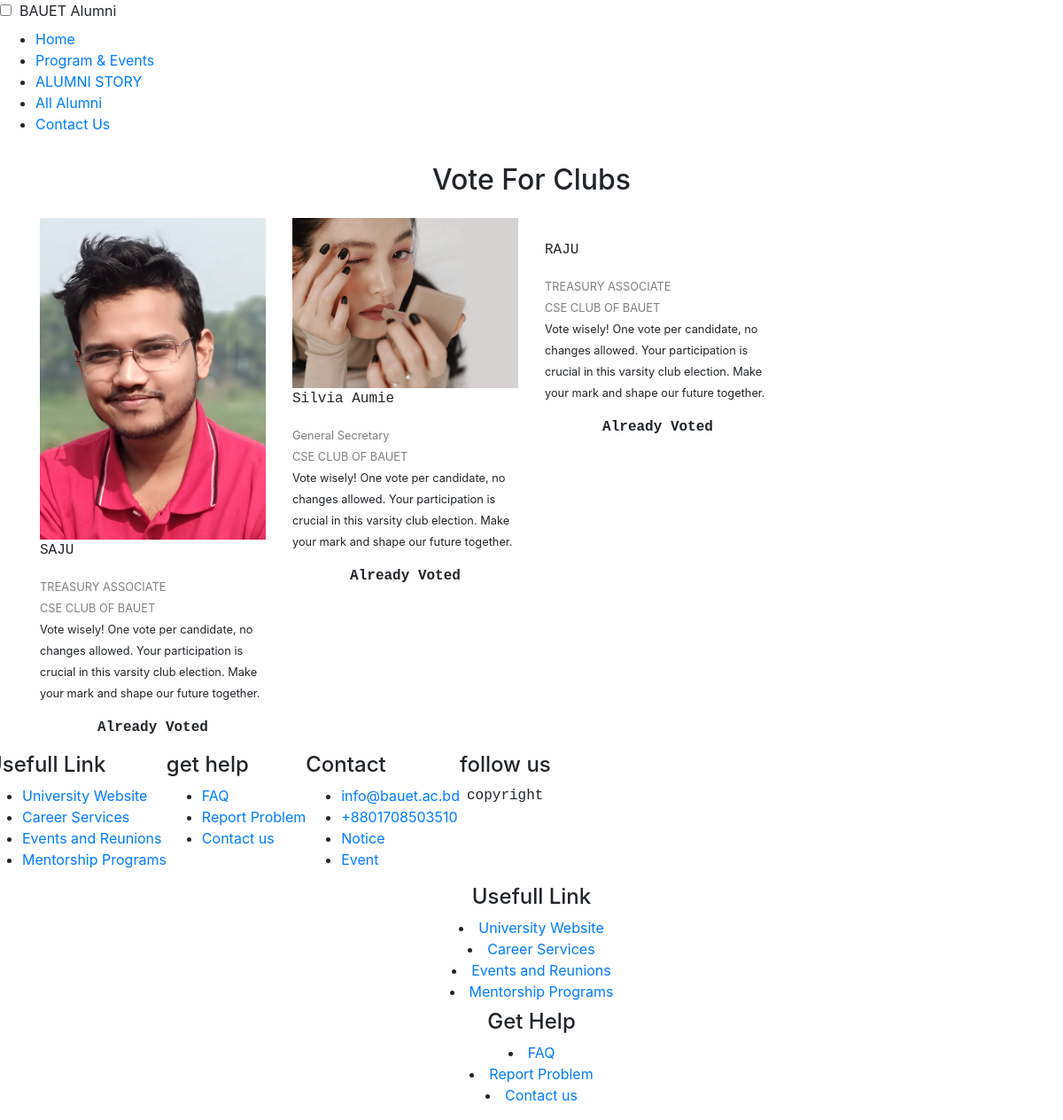
/test3.php (signed in), run on the app's committed database.
### tables this page shows
CREATE TABLE `vote_candidates` (
  `id` int NOT NULL,
  `student_id` int NOT NULL,
  `name` varchar(255) NOT NULL,
  `post` varchar(255) NOT NULL,
  `club` varchar(255) NOT NULL,
  `image` varchar(1024) DEFAULT NULL
);

### test3.php (the view, shortened to what this page needs)
<!DOCTYPE html>
<html>
<head>
    <link rel="stylesheet" type="text/css" href="css/bootstrap.css" />
</head>
<body>
<?php
include 'nav.php';
?>
<div class="container py-3 text-center">
        <h2>Vote For Clubs</h2>
</div>
<?php
    $host = 'localhost';
    $username = 'root';
    $password = '';
    $database = 'alumni';
    $pdo = new PDO("mysql:host=$host;dbname=$database", $username, $password);
    $email = isset($_SESSION['email'])? $_SESSION['email'] : null;
    $stmt = $pdo->prepare("SELECT `student_id` FROM `students` WHERE email = :email");
    $stmt->bindParam(':email', $email);
    $stmt->execute();
    $sid = $stmt->fetch(PDO::FETCH_ASSOC);
    $userId = isset($sid) ? $sid['student_id'] : null ;
    $stmt = $pdo->prepare("SELECT `candidate_id` FROM `vote_counts` WHERE student_id = :sid");
    $stmt->bindParam(':sid', $userId);
    $stmt->execute();
    $candidateIds = [];
    while ($voteFor = $stmt->fetch(PDO::FETCH_ASSOC)) {
        $candidateIds[] = $voteFor['candidate_id'];
    }
    if (!empty($candidateIds)) {
        $stmt = $pdo->query("SELECT * FROM `vote_candidates`");
        $rows = $stmt->fetchAll(PDO::FETCH_ASSOC);
        $htmlContent = '';
        foreach ($rows as $row) {
            $htmlContent .= '
            <div class="col-md-3">
                <img src="uploads/voting/' . $row['image'] . '" class="img-fluid" alt="">
                <p class="fullname">' . $row['name'] . '</p>
                <small class="title-sec" style="color: grey">' . $row['post'] . '</small><br>
                <small class="title-sec" style="color: grey">' . $row['club'] . '</small>
                <div class="social-links">
                    <small><i class="fa fa-facebook-f"></i></small>
                    <small><i class="fa fa-twitter"></i></small>
                    <small><i class="fa fa-linkedin"></i></small>
                </div>
                <small class="description">
                    Vote wisely! One vote per candidate, no changes allowed. Your participation is crucial in this varsity club election. Make your mark and shape our future together.
                </small>';
            if (in_array($row['student_id'], $candidateIds)) {
                $htmlContent .= '<p class="title-sec text-center mt-3"><strong>Already Voted</strong></p>';
            } else {
                $htmlContent .= '<button type="button" class="btn btn-secondary btn-block mt-3 vote-button" data-student-id="' . $row['student_id'] . '">Vote</button>';
            }
            $htmlContent .= '</div>';
        }
    }
?>
<div class="container teamSection" id="team">
        <div class="row">
        <?php echo $htmlContent; ?>
        </div>
    </div>
<?php
include 'footter.php';
?>
</body>
</html>

### data on the page
vote_candidates: image (picture), name "SAJU", post "TREASURY ASSOCIATE", club "CSE CLUB OF BAUET", shows "Already Voted"
vote_candidates: image (picture), name "Silvia Aumie", post "General Secretary", club "CSE CLUB OF BAUET", shows "Already Voted"
vote_candidates: name "RAJU", post "TREASURY ASSOCIATE", club "CSE CLUB OF BAUET", shows "Already Voted"
